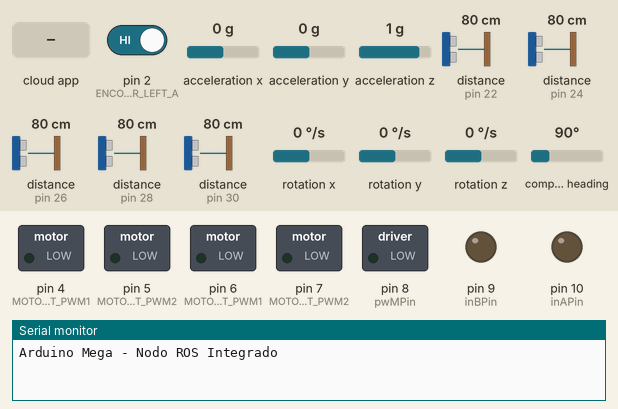
Recording of a sketch running on a simulated Arduino Uno, built with avr-gcc and run on an emulated ATmega328P. Parts: switched loads named in the sketch (green lamp = pin HIGH), output pins drawn as LEDs (lit = HIGH), the last lines printed to the serial monitor. The inputs (shaded band) are chosen by the test bench; at power-on: pin 2 (ENCODER_LEFT_A) HIGH, acceleration x 0 g, acceleration y 0 g, acceleration z 1 g, distance to the obstacle (sensors on pin 22, pin 24, pin 26, pin 28, pin 30) 80 cm, rotation x 0 °/s, rotation y 0 °/s, rotation z 0 °/s, compass heading 90°. The echo pulse lasts 58.3 µs per cm; the ROS host is connected and sends only what is stated.

Above: at 2.2 s.
2.3 s: the phone or cloud app sets linear.x to -100
At 2.8 s:
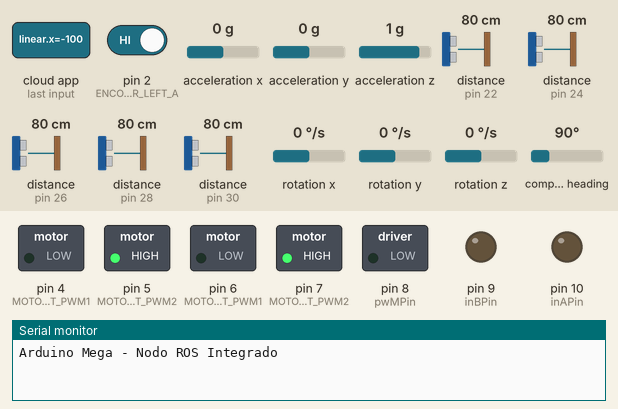
3.8 s: the phone or cloud app sets barredora to 1
At 5.0 s:
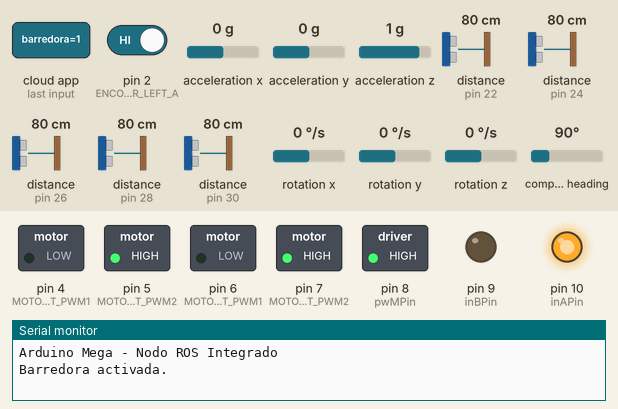
5.3 s: the phone or cloud app sets linear.x to 0
At 6.3 s:
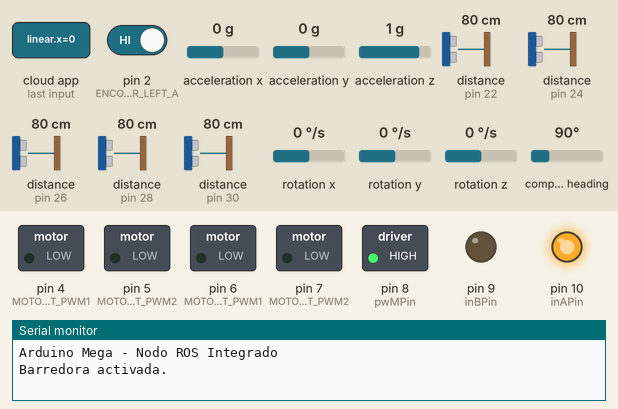
6.8 s: the phone or cloud app sets angular.z to -100
At 7.9 s:
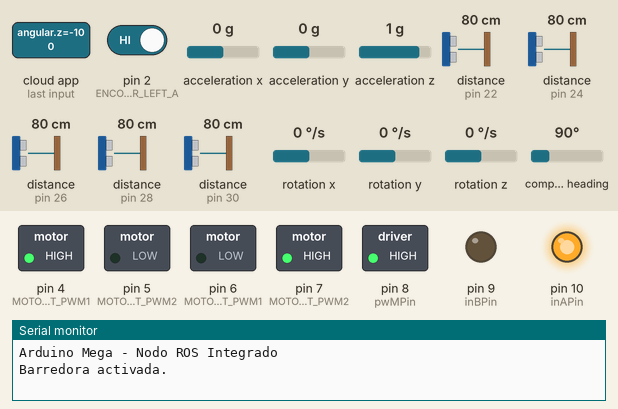
8.3 s: the phone or cloud app sets barredora to 0
At 9.0 s:
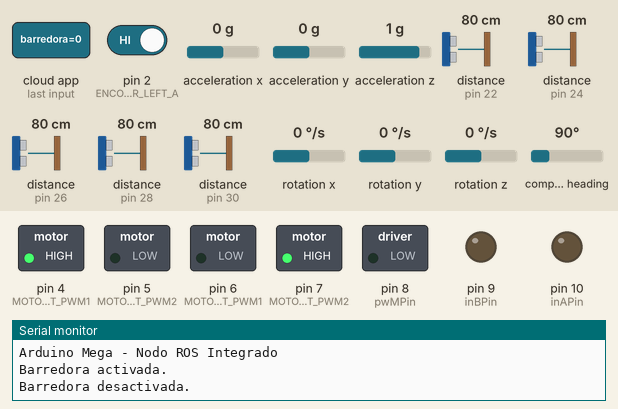
9.8 s: the phone or cloud app sets angular.z to 0
At 10.2 s:
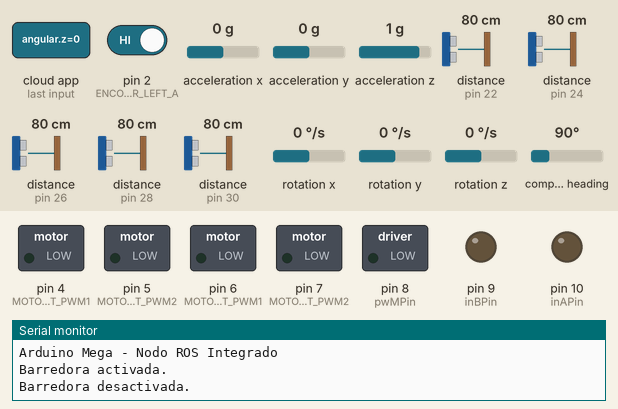
Timing chart, 0 to 12.3 s (numbered marks = the images above; inputs shaded):
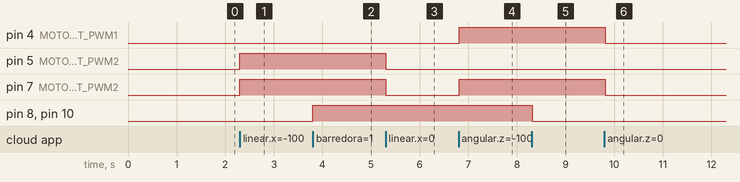

The sketch:

rbt_dif_Ultr_Brr_ros.ino
```cpp
#include <Wire.h>
#include <Adafruit_Sensor.h>
#include <Adafruit_BNO055.h>
#include <utility/imumaths.h>
#include <NewPing.h>
#include <ros.h>
#include <sensor_msgs/Imu.h>
#include <std_msgs/Int32MultiArray.h>
#include <geometry_msgs/Twist.h>
#include <sensor_msgs/Range.h>
#include <std_msgs/Bool.h> // Para el control de la barredora
#include <ArduinoHardware.h>

// Definiciones para el Control de Motores ---
#define MOTOR_LEFT_PWM1 4
#define MOTOR_LEFT_PWM2 5
#define MOTOR_RIGHT_PWM1 6
#define MOTOR_RIGHT_PWM2 7

// Definiciones para Encoders ---
#define ENCODER_LEFT_A 2
#define ENCODER_LEFT_B 3
#define ENCODER_RIGHT_A 18
#define ENCODER_RIGHT_B 19

// Definiciones para Sensores Ultrasónicos ---
#define FRONT_LEFT_TRIG 29
#define FRONT_LEFT_ECHO 28
#define FRONT_RIGHT_TRIG 27
#define FRONT_RIGHT_ECHO 26
#define REAR_LEFT_TRIG 25
#define REAR_LEFT_ECHO 24
#define REAR_RIGHT_TRIG 23
#define REAR_RIGHT_ECHO 22
#define REAR_LOW_TRIG 31
#define REAR_LOW_ECHO 30

// Definiciones para la Barredora (VNH2SP30) ---
const int inAPin = 10;  // INA pin
const int inBPin = 9;   // INB pin
const int pwMPin = 8;   // PWM pin

// Variables para Encoders ---
volatile long left_ticks = 0;
volatile long right_ticks = 0;
long prev_left_ticks = 0;
long prev_right_ticks = 0;

// --- IMU ---
Adafruit_BNO055 bno = Adafruit_BNO055(55);

// --- ROS NodeHandle ---
ros::NodeHandle nh;

// --- Publicadores ---
sensor_msgs::Imu imu_msg;
ros::Publisher imu_pub("/imu/data_raw", &imu_msg);

std_msgs::Int32MultiArray encoder_msg;
ros::Publisher encoder_pub("/encoders", &encoder_msg);

sensor_msgs::Range front_left_range;
ros::Publisher pub_front_left("/ultrasonic/front_left", &front_left_range);
sensor_msgs::Range front_right_range;
ros::Publisher pub_front_right("/ultrasonic/front_right", &front_right_range);
sensor_msgs::Range rear_left_range;
ros::Publisher pub_rear_left("/ultrasonic/rear_left", &rear_left_range);
sensor_msgs::Range rear_right_range;
ros::Publisher pub_rear_right("/ultrasonic/rear_right", &rear_right_range);
sensor_msgs::Range rear_low_range;
ros::Publisher pub_rear_low("/distancia", &rear_low_range);

// --- Suscriptores ---
void velocity_cb(const geometry_msgs::Twist& twist_msg);
ros::Subscriber<geometry_msgs::Twist> vel_sub("/cmd_vel", &velocity_cb);

void barredoraCallback(const std_msgs::Bool& msg);
ros::Subscriber<std_msgs::Bool> sub_barredora("/barredora", &barredoraCallback);

// --- Variables de control de velocidad ---
float linear_x = 0;
float angular_z = 0;

// --- Variables para temporización no bloqueante de los sensores ultrasónicos ---
unsigned long previousMillisUltrasonic = 0;
const long intervalUltrasonic = 50; // Intervalo de 50ms (20Hz)

// --- Objetos NewPing para sensores ultrasónicos ---
NewPing sonar_front_left(FRONT_LEFT_TRIG, FRONT_LEFT_ECHO, 200);
NewPing sonar_front_right(FRONT_RIGHT_TRIG, FRONT_RIGHT_ECHO, 200);
NewPing sonar_rear_left(REAR_LEFT_TRIG, REAR_LEFT_ECHO, 200);
NewPing sonar_rear_right(REAR_RIGHT_TRIG, REAR_RIGHT_ECHO, 200);
NewPing sonar_rear_low(REAR_LOW_TRIG, REAR_LOW_ECHO, 200);

// --- Funciones de configuración para mensajes Range ---
void setupRangeMessage(sensor_msgs::Range &range_msg, const char *frame_id);
void readAndPublishUltrasonic(NewPing &sonar, sensor_msgs::Range &range_msg, ros::Publisher &publisher);

// --- Funciones para la barredora ---
void activaBarredora();
void desactivaBarredora();

unsigned long last_publish_time = 0;
const unsigned long publish_interval = 20; // 50Hz

void setup() {
Serial.begin(57600);
nh.initNode();

// --- Publicidad de tópicos ---
nh.advertise(imu_pub);
nh.advertise(encoder_pub);
nh.advertise(pub_front_left);
nh.advertise(pub_front_right);
nh.advertise(pub_rear_left);
nh.advertise(pub_rear_right);
nh.advertise(pub_rear_low);

// --- Suscripción a tópicos ---
nh.subscribe(vel_sub);
nh.subscribe(sub_barredora);

// --- Configuración de pines de motor ---
pinMode(MOTOR_LEFT_PWM1, OUTPUT);
pinMode(MOTOR_LEFT_PWM2, OUTPUT);
pinMode(MOTOR_RIGHT_PWM1, OUTPUT);
pinMode(MOTOR_RIGHT_PWM2, OUTPUT);

// --- Inicialización de encoders ---
pinMode(ENCODER_LEFT_A, INPUT_PULLUP);
pinMode(ENCODER_LEFT_B, INPUT_PULLUP);
pinMode(ENCODER_RIGHT_A, INPUT_PULLUP);
pinMode(ENCODER_RIGHT_B, INPUT_PULLUP);
attachInterrupt(digitalPinToInterrupt(ENCODER_LEFT_A), handleLeftEncoder, CHANGE);
attachInterrupt(digitalPinToInterrupt(ENCODER_RIGHT_A), handleRightEncoder, CHANGE);

// --- Inicialización de IMU ---
if(!bno.begin()) {
Serial.println("Error al iniciar BNO055");
while(1);
}
delay(1000);
bno.setExtCrystalUse(true);

// --- Inicialización del array del encoder message ---
encoder_msg.data = (int32_t*)malloc(sizeof(int32_t) * 2);
encoder_msg.data_length = 2;

// --- Configuración de mensajes Range ---
setupRangeMessage(front_left_range, "front_left");
setupRangeMessage(front_right_range, "front_right");
setupRangeMessage(rear_left_range, "rear_left");
setupRangeMessage(rear_right_range, "rear_right");
setupRangeMessage(rear_low_range, "rear_low");

// --- Configuración de pines de la barredora ---
pinMode(inAPin, OUTPUT);
pinMode(inBPin, OUTPUT);
pinMode(pwMPin, OUTPUT);
desactivaBarredora(); // Asegurar que la barredora comience desactivada

Serial.println("Arduino Mega - Nodo ROS Integrado");
}
void publishSensorData();
void loop() {
unsigned long currentMillis = millis();

// --- Publicar datos de sensores periódicamente ---
if(currentMillis - last_publish_time >= publish_interval) {
publishSensorData();
last_publish_time = currentMillis;
}

// --- Lectura y publicación de sensores ultrasónicos ---
if (currentMillis - previousMillisUltrasonic >= intervalUltrasonic) {
previousMillisUltrasonic = currentMillis;
readAndPublishUltrasonic(sonar_front_left, front_left_range, pub_front_left);
readAndPublishUltrasonic(sonar_front_right, front_right_range, pub_front_right);
readAndPublishUltrasonic(sonar_rear_left, rear_left_range, pub_rear_left);
readAndPublishUltrasonic(sonar_rear_right, rear_right_range, pub_rear_right);
readAndPublishUltrasonic(sonar_rear_low, rear_low_range, pub_rear_low);
}

nh.spinOnce();
delayMicroseconds(100);
}

void publishSensorData() {
  // --- Leer IMU ---
  imu::Quaternion quat = bno.getQuat();

  //imu::Vector<float> linear_acceleration = bno.getLinearAccel();
  imu::Vector<3> linear_acceleration = bno.getVector(Adafruit_BNO055::VECTOR_ACCELEROMETER);
  imu::Vector<3> angular_velocity = bno.getVector(Adafruit_BNO055::VECTOR_GYROSCOPE);

  // --- Llenar el mensaje IMU ---
  imu_msg.header.stamp = nh.now();
  imu_msg.header.frame_id = "imu_frame";
  imu_msg.orientation.x = quat.x();
  imu_msg.orientation.y = quat.y();
  imu_msg.orientation.z = quat.z();
  imu_msg.orientation.w = quat.w();
  for (int i = 0; i < 9; i++) {
    imu_msg.orientation_covariance[i] = 0.0;
    imu_msg.angular_velocity_covariance[i] = 0.0;
    imu_msg.linear_acceleration_covariance[i] = 0.0;
  }
  imu_msg.angular_velocity.x = angular_velocity.x();
  imu_msg.angular_velocity.y = angular_velocity.y();
  imu_msg.angular_velocity.z = angular_velocity.z();
  imu_msg.linear_acceleration.x = linear_acceleration.x();
  imu_msg.linear_acceleration.y = linear_acceleration.y();
  imu_msg.linear_acceleration.z = linear_acceleration.z();
  imu_pub.publish(&imu_msg);

  // --- Calcular y publicar datos del encoder ---
  long delta_left = left_ticks - prev_left_ticks;
  long delta_right = right_ticks - prev_right_ticks;
  prev_left_ticks = left_ticks;
  prev_right_ticks = right_ticks;
  encoder_msg.data[0] = delta_left;
  encoder_msg.data[1] = delta_right;
  encoder_pub.publish(&encoder_msg);
}

void velocity_cb(const geometry_msgs::Twist& twist_msg) {
linear_x = twist_msg.linear.x;
angular_z = twist_msg.angular.z;
float wheel_radius = 0.065;
float wheel_separation = 0.42;
float left_vel = (linear_x - (angular_z * wheel_separation / 2.0)) / wheel_radius;
float right_vel = (linear_x + (angular_z * wheel_separation / 2.0)) / wheel_radius;
int left_pwm = map(left_vel * 100, -255, 255, -255, 255);
int right_pwm = map(right_vel * 100, -255, 255, -255, 255);
setMotorSpeed(MOTOR_LEFT_PWM1, MOTOR_LEFT_PWM2, left_pwm);
setMotorSpeed(MOTOR_RIGHT_PWM1, MOTOR_RIGHT_PWM2, right_pwm);
}

void setMotorSpeed(int pwm_pin1, int pwm_pin2, int speed) {
speed = constrain(speed, -255, 255);
if(speed > 0) {
analogWrite(pwm_pin1, speed);
analogWrite(pwm_pin2, 0);
} else if(speed < 0) {
analogWrite(pwm_pin1, 0);
analogWrite(pwm_pin2, -speed);
} else {
analogWrite(pwm_pin1, 0);
analogWrite(pwm_pin2, 0);
}
}

void handleLeftEncoder() {
left_ticks += (digitalRead(ENCODER_LEFT_B)) ? (digitalRead(ENCODER_LEFT_A) ? -1 : 1) : (digitalRead(ENCODER_LEFT_A) ? 1 : -1);
}

void handleRightEncoder() {
right_ticks += (digitalRead(ENCODER_RIGHT_B)) ? (digitalRead(ENCODER_RIGHT_A) ? 1 : -1) : (digitalRead(ENCODER_RIGHT_A) ? -1 : 1);
}

void setupRangeMessage(sensor_msgs::Range &range_msg, const char *frame_id) {
range_msg.radiation_type = sensor_msgs::Range::ULTRASOUND;
range_msg.header.frame_id = frame_id;
range_msg.field_of_view = 0.26; // ~15 grados
range_msg.min_range = 0.02; // 2cm
range_msg.max_range = 2.0; //  2m
}

void readAndPublishUltrasonic(NewPing &sonar, sensor_msgs::Range &range_msg, ros::Publisher &publisher) {
unsigned int cm = sonar.ping_cm();
range_msg.range = cm / 100.0; // Convertir a metros
range_msg.header.stamp = nh.now();
publisher.publish(&range_msg);
}

void activaBarredora() {
digitalWrite(inAPin, HIGH);
digitalWrite(inBPin, LOW);
analogWrite(pwMPin, 255); // Ajustar velocidad PWM si es necesario
}

void desactivaBarredora() {
digitalWrite(inAPin, LOW);
digitalWrite(inBPin, LOW);
analogWrite(pwMPin, 0);
}

void barredoraCallback(const std_msgs::Bool& msg) {
if (msg.data) {
activaBarredora();
Serial.println("Barredora activada.");
} else {
desactivaBarredora();
Serial.println("Barredora desactivada.");
}
}
```

Measured:
- after the input at 2.3 s, pin 5 (MOTOR_LEFT_PWM2), pin 7 (MOTOR_RIGHT_PWM2): LOW → HIGH at once
- after the input at 3.8 s, pin 8 (pwMPin), pin 10 (inAPin): LOW → HIGH at once
- after the input at 5.3 s, pin 5 (MOTOR_LEFT_PWM2), pin 7 (MOTOR_RIGHT_PWM2): HIGH → LOW at once
- after the input at 6.8 s, pin 4 (MOTOR_LEFT_PWM1), pin 7 (MOTOR_RIGHT_PWM2): LOW → HIGH at once
- after the input at 8.3 s, pin 8 (pwMPin), pin 10 (inAPin): HIGH → LOW at once
- after the input at 9.8 s, pin 4 (MOTOR_LEFT_PWM1), pin 7 (MOTOR_RIGHT_PWM2): HIGH → LOW at once
